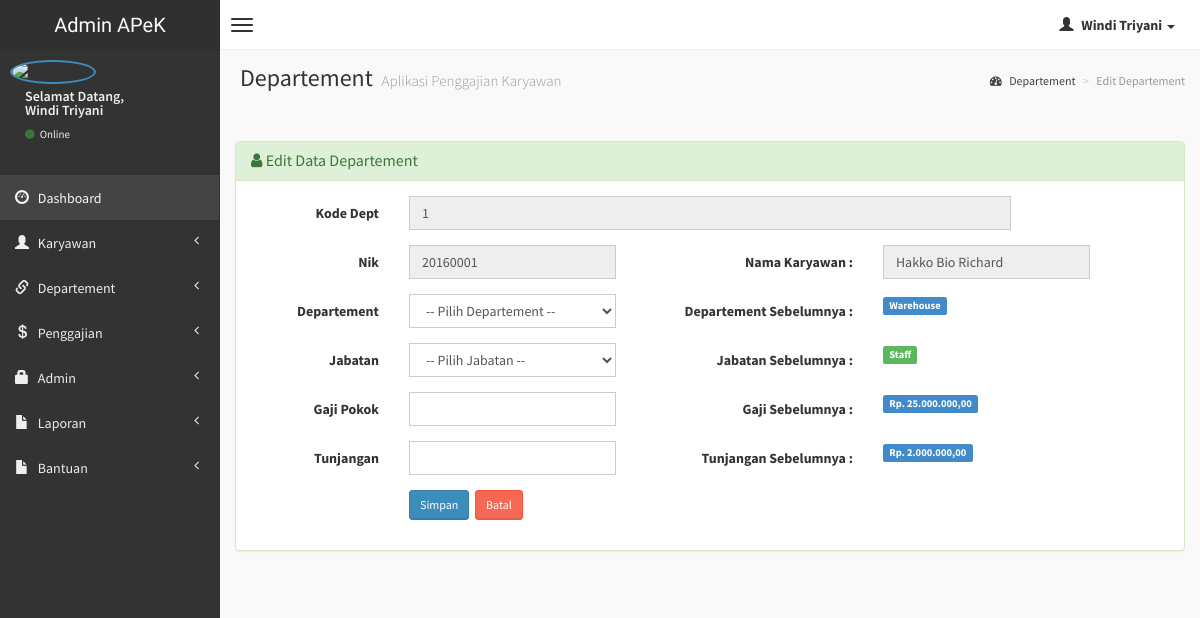
The app's page /admin/edit-departement.php?hal=edit&kd_dept=1 (signed in) with its own data.
### tables this page shows
CREATE TABLE `departemen` (
  `kd_dept` int(10) NOT NULL,
  `nik` varchar(10) NOT NULL,
  `departemen` varchar(20) NOT NULL,
  `jabatan` varchar(15) NOT NULL,
  `gaji_pokok` int(10) NOT NULL,
  `tunjangan` int(10) NOT NULL
);

CREATE TABLE `karyawan` (
  `nik` varchar(10) NOT NULL,
  `nama` varchar(50) NOT NULL,
  `alamat` varchar(150) NOT NULL,
  `no_hp` varchar(15) NOT NULL,
  `status` enum('tetap','kontrak','magang','outsource') NOT NULL
);

### admin/edit-departement.php (the view, shortened to what this page needs)
<?php
if (empty($_SESSION['username'])){
	header('location:../index.php');
} else {
?>
<!DOCTYPE html>
<html>
    <head>
        <link href="../dist/css/bootstrap.css" rel="stylesheet" type="text/css" />
        <link href="//cdnjs.cloudflare.com/ajax/libs/font-awesome/4.1.0/css/font-awesome.min.css" rel="stylesheet" type="text/css" />
        <link href="//code.ionicframework.com/ionicons/1.5.2/css/ionicons.min.css" rel="stylesheet" type="text/css" />
        <link href="../css/morris/morris.css" rel="stylesheet" type="text/css" />
        <link href="../css/jvectormap/jquery-jvectormap-1.2.2.css" rel="stylesheet" type="text/css" />
        <link href="../css/datepicker/datepicker3.css" rel="stylesheet" type="text/css" />
        <link href="../css/daterangepicker/daterangepicker-bs3.css" rel="stylesheet" type="text/css" />
        <link href="../css/bootstrap-wysihtml5/bootstrap3-wysihtml5.min.css" rel="stylesheet" type="text/css" />
        <link href="../css/AdminLTE.css" rel="stylesheet" type="text/css" />
        <link rel="stylesheet" href="datatables/dataTables.bootstrap.css"/>
    </head>
    <body class="skin-black">
        <header class="header">
            <a href="index.php" class="logo">
                Admin APeK
            </a>
            <nav class="navbar navbar-static-top" role="navigation">
                <a href="#" class="navbar-btn sidebar-toggle" data-toggle="offcanvas" role="button">
                    <span class="icon-bar"></span>
                    <span class="icon-bar"></span>
                    <span class="icon-bar"></span>
                </a>
                <div class="navbar-right">
                    <ul class="nav navbar-nav">
                        <li class="dropdown user user-menu">
                            <a href="#" class="dropdown-toggle" data-toggle="dropdown">
                                <i class="glyphicon glyphicon-user"></i>
                                <span><?php echo $_SESSION['fullname']; ?> <i class="caret"></i></span>
                            </a>
<?php } ?>
                        </li>
                    </ul>
                </div>
            </nav>
        </header>
        <div class="wrapper row-offcanvas row-offcanvas-left">
            <aside class="left-side sidebar-offcanvas">
                <section class="sidebar">
                    <div class="user-panel">
                        <div class="pull-left image">
                            <img src="<?php echo $_SESSION['gambar']; ?>" class="img-circle" alt="User Image" style="border: 2px solid #3C8DBC;" />
                        </div>
                        <div class="pull-left info">
                            <p>Selamat Datang,<br /><?php echo $_SESSION['fullname']; ?></p>
                            <a href="#"><i class="fa fa-circle text-success"></i> Online</a>
                        </div>
                    </div>
                    <?php include "menu.php"; ?>
                </section>
            </aside>
            <aside class="right-side">
                <section class="content-header">
                    <h1>
                        Departement
                        <small>Aplikasi Penggajian Karyawan</small>
                    </h1>
                    <ol class="breadcrumb">
                        <li><a href="#"><i class="fa fa-dashboard"></i> Departement</a></li>
                        <li class="active">Edit Departement</li>
                    </ol>
                </section>
                <section class="content">
                <?php
            $kd = $_GET['kd_dept'];
			$sql = mysqli_query($koneksi, "SELECT * FROM departemen WHERE kd_dept='$kd'");
			if(mysqli_num_rows($sql) == 0){
				header("Location: department.php");
			}else{
				$row = mysqli_fetch_assoc($sql);
			}
			?>
                    <br />
                    <div class="row">
                        <div class="col-lg-12">
                        <div class="panel panel-success">
                        <div class="panel-heading">
                        <h3 class="panel-title"><i class="fa fa-user"></i> Edit Data Departement </h3>
                        </div>
                        <div class="panel-body">
                  <div class="form-panel">
                      <form class="form-horizontal style-form" action="" method="post" enctype="multipart/form-data" name="form1" id="form1">
                          <div class="form-group">
                              <label class="col-sm-2 col-sm-2 control-label">Kode Dept</label>
                              <div class="col-sm-8">
                                  <input name="kd_dept" type="text" id="kd_dept" value="<?php echo $row['kd_dept']; ?>" class="form-control" autofocus="on" readonly="readonly" />
                              </div>
                          </div>
                          <div class="form-group">
                              <label class="col-sm-2 col-sm-2 control-label">Nik</label>
                              <div class="col-sm-3">
                              <input name="nik" type="text" id="nik" value="<?php echo $row['nik']; $coba = $row['nik']; ?>" class="form-control" autofocus="on" readonly="readonly" />
                              </div>
                              <label class="col-sm-3 col-sm-3 control-label">Nama Karyawan : </label>
                              <?php
                              $nik = $coba;
                              $query1="SELECT * FROM  karyawan where nik='$nik'";
                              $tampil=mysqli_query($koneksi, $query1) or die(mysqli_error());
                              while($data=mysqli_fetch_array($tampil))
                              { ?>
                              <div class="col-sm-3">
                              <input name="" type="text" id="" value="<?php echo $data['nama']; ?>" class="form-control" autofocus="on" readonly="readonly" />
                              </div>
                              <?php } ?>
                          </div>
                          <div class="form-group">
                              <label class="col-sm-2 col-sm-2 control-label">Departement</label>
                              <div class="col-sm-3">
                            <select name="departemen" class="form-control" required>
							<option value=""> -- Pilih Departement -- </option>
						    </select>
                              </div>
                              <label class="col-sm-3 col-sm-3 control-label">Departement Sebelumnya : </label>
                              <div class="col-sm-3">
                              <span class="label label-primary"><?php echo $row['departemen'];  ?></span>
                              </div>
                          </div>
                          <div class="form-group">
                              <label class="col-sm-2 col-sm-2 control-label">Jabatan</label>
                              <div class="col-sm-3">
                            <select name="jabatan" class="form-control" required>
							<option value=""> -- Pilih Jabatan -- </option>
						    </select>
                            </div>
                            <label class="col-sm-3 col-sm-3 control-label">Jabatan Sebelumnya : </label>
                              <div class="col-sm-3">
                              <span class="label label-success"><?php echo $row['jabatan'];?></span>
                              </div>
                          </div>
                          <div class="form-group">
                              <label class="col-sm-2 col-sm-2 control-label">Gaji Pokok</label>
                              <div class="col-sm-3">
                                  <input name="gaji_pokok" type="text" id="gaji_pokok" class="form-control" />
                              </div>
                              <label class="col-sm-3 col-sm-3 control-label">Gaji Sebelumnya : </label>
                              <div class="col-sm-3">
                              <span class="label label-primary">Rp. <?php echo number_format($row['gaji_pokok'],2,",",".");?></span>
                              </div>
                          </div>
                          <div class="form-group">
                              <label class="col-sm-2 col-sm-2 control-label">Tunjangan</label>
                              <div class="col-sm-3">
                                  <input name="tunjangan" type="text" id="tunjangan" class="form-control" />
                              </div>
                              <label class="col-sm-3 col-sm-3 control-label">Tunjangan Sebelumnya : </label>
                              <div class="col-sm-3">
                              <span class="label label-primary">Rp. <?php echo number_format($row['tunjangan'],2,",",".");?></span>
                              </div>
                          </div>
                          <div class="form-group">
                              <label class="col-sm-2 col-sm-2 control-label"></label>
                              <div class="col-sm-10">
                                  <input type="submit" name="update" value="Simpan" class="btn btn-sm btn-primary" />&nbsp;
	                              <a href="department.php" class="btn btn-sm btn-danger">Batal </a>
                              </div>
                          </div>
                      </form>
                  </div>
                  </div>
                  </div>
          		</div>
                    </div>
                </section>
            </aside>
        </div>
    </body>
</html>

### records on screen
departemen: kd_dept "1", nik "20160001", departemen "Warehouse", jabatan "Staff", gaji_pokok "25.000.000,00", tunjangan "2.000.000,00"
karyawan: nama "Hakko Bio Richard"

### other values on screen
$_SESSION['fullname'] "Windi Triyani"
